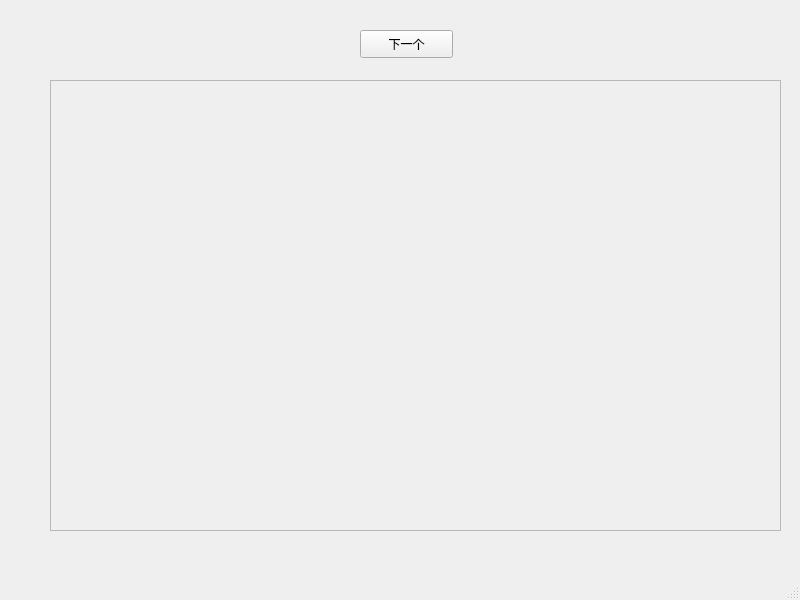
<?xml version="1.0" encoding="UTF-8"?>
<ui version="4.0">
 <class>MainWindow</class>
 <widget class="QMainWindow" name="MainWindow">
  <property name="geometry">
   <rect>
    <x>0</x>
    <y>0</y>
    <width>800</width>
    <height>600</height>
   </rect>
  </property>
  <property name="windowTitle">
   <string>MainWindow</string>
  </property>
  <widget class="QWidget" name="centralwidget">
   <widget class="QFrame" name="frame">
    <property name="geometry">
     <rect>
      <x>50</x>
      <y>80</y>
      <width>731</width>
      <height>451</height>
     </rect>
    </property>
    <property name="frameShape">
     <enum>QFrame::StyledPanel</enum>
    </property>
    <property name="frameShadow">
     <enum>QFrame::Raised</enum>
    </property>
   </widget>
   <widget class="QPushButton" name="btn_next">
    <property name="geometry">
     <rect>
      <x>360</x>
      <y>30</y>
      <width>93</width>
      <height>28</height>
     </rect>
    </property>
    <property name="text">
     <string>下一个</string>
    </property>
   </widget>
  </widget>
  <widget class="QMenuBar" name="menubar">
   <property name="geometry">
    <rect>
     <x>0</x>
     <y>0</y>
     <width>800</width>
     <height>26</height>
    </rect>
   </property>
  </widget>
  <widget class="QStatusBar" name="statusbar"/>
 </widget>
 <resources/>
 <connections/>
</ui>
